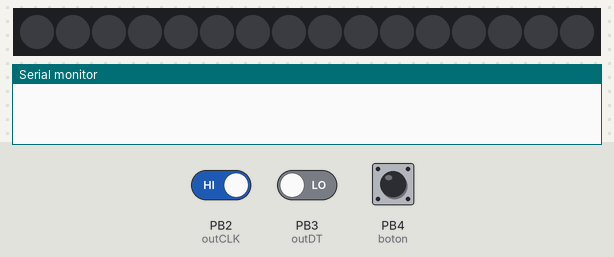
This sketch was run on a simulated ATtiny85, built with avr-gcc and run on an emulated ATtiny85. Parts: 16 RGB LEDs in strip order, left to right, the last lines printed to the serial monitor. The test bench sets the inputs (shaded band); at power-on: PB4 (boton) HIGH, PB2 (outCLK) HIGH, PB3 (outDT) LOW. Dim RGB values are drawn brighter than linear.

Above: at 1.2 s.
1.3 s: PB4 (boton) pulled LOW for 3.2 s
6.0 s: PB2 (outCLK) driven LOW
At 6.8 s:
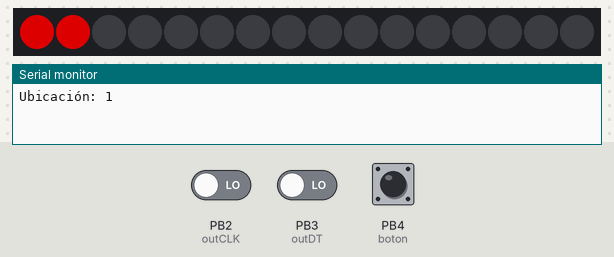
7.5 s: PB4 (boton) pulled LOW for 0.15 s
9.3 s: PB4 (boton) pulled LOW for 1 s
12.0 s: PB4 (boton) pulled LOW for 0.15 s
13.8 s: PB2 (outCLK) driven HIGH
At 15.2 s:
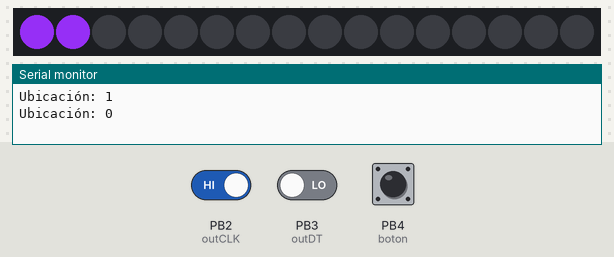
Timing chart, 0 to 16.3 s (numbered marks = the images above; inputs shaded):
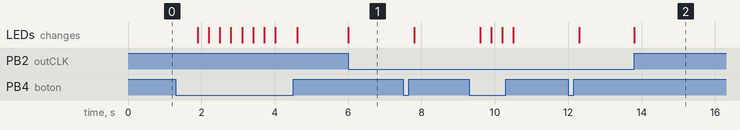

Measured:
- after the input at 6.0 s, the LEDs: change at once (image 1)
- after the input at 13.8 s, the LEDs: change at once (image 2)

The sketch:

KY-040-y-Neopixel.ino
```cpp
/*
  Derechos de autor © UNIT Electronics
  Este codigo se proporciona "tal cual", sin garantías de ningún tipo.

  Para más información, visita nuestro blog:
  https://blog.uelectronics.com/tarjetas-desarrollo/control-de-leds-mediante-modulo-sensor-encoder-ky-040/
 */

// Incluimos librerías necesarias para NeoPixel y configuraciones específicas para diferentes plataformas
#include <Adafruit_NeoPixel.h>
#ifdef __AVR__
#include <avr/power.h>      // Configuración específica para plataformas AVR
#endif

// Definimos los pines de conexión para el encoder KY-040 y NeoPixel
#define outCLK 2        // Salida A del encoder (CLK)
#define outDT 3         // Salida B del encoder (DT)
#define boton 4         // Salida del pulsador del encoder
#define led 5           // Pin de datos de salida para la NeoPixel
#define NUMPIXELS 16    // Número total de LEDs en la tira NeoPixel

Adafruit_NeoPixel pixels(NUMPIXELS, led, NEO_GRB + NEO_KHZ800); // Inicialización de la NeoPixel

int paso = 0;           // Variable para contabilizar los pasos del encoder
int edoCLK;             // Estado actual del pin CLK
int anteriorCLK;        // Estado anterior del pin CLK
int leds;               // Posición actual del LED encendido en la NeoPixel
int cuenta, dato;       // Variables para contar pulsos del encoder y guardar el dato

void setup() {
  Serial.begin(9600);   // Inicia la comunicación serial a 9600 baudios
  #if defined(__AVR_ATtiny85__) && (F_CPU == 16000000)
  clock_prescale_set(clock_div_1); // Ajustes para plataformas específicas AVR a 16 MHz
  #endif

  pixels.begin();       // Inicialización de la NeoPixel
  pinMode(outCLK, INPUT);   // Configura el pin CLK del encoder como entrada
  pinMode(outDT, INPUT);    // Configura el pin DT del encoder como entrada
  pinMode(boton, INPUT_PULLUP); // Configura el pin del botón con resistencia pull-up

  anteriorCLK = digitalRead(outCLK); // Lee el estado inicial del pin CLK
}

void loop() {
  edoCLK = digitalRead(outCLK);   // Lee el estado actual del pin CLK

  if (edoCLK != anteriorCLK) {    // Si hay un cambio en el estado de CLK
    if (digitalRead(outDT) != edoCLK) {
      paso--;   // Si DT es diferente de CLK, el encoder gira a la derecha (decrementa paso)
    } else {
      paso++;   // Si DT es igual a CLK, el encoder gira a la izquierda (incrementa paso)
    }

    // Ajuste para asegurar que el paso esté en el rango válido de LEDs (0-15)
    if (paso >= 16) {
      paso = 0;
    } else if (paso < 0) {
      paso = 15;
    }

    leds = paso;   // Actualiza la posición del LED encendido

    Serial.print("Ubicación: ");   // Muestra la ubicación actual del encoder en el monitor serial
    Serial.println(paso);
  }

  anteriorCLK = edoCLK;   // Actualiza el estado anterior de CLK

  bool Bot = digitalRead(boton);   // Lee el estado del botón del encoder

  if (Bot == 0) {   // Si el botón está presionado (estado bajo)
    dato = cuenta++;   // Incrementa el contador de pulsos y guarda el dato actual del encoder
    delay(300);   // Espera para evitar rebotes del botón

    // Reinicia el contador de pulsos si supera el valor límite (en este caso 7)
    if (dato > 7) {
      cuenta = 0;
      dato = cuenta;
    }
  }

  color(dato, leds);   // Llama a la función para actualizar el color de la NeoPixel según dato y leds
}

// Función para manejar los colores de la NeoPixel en base al dato recibido
void color(int dato, int leds) {
  switch (dato) {
    case 1:
      pixels.setPixelColor(leds, pixels.Color(150, 0, 0));   // Rojo
      pixels.show();
      break;
    case 2:
      pixels.setPixelColor(leds, pixels.Color(0, 150, 0));   // Verde
      pixels.show();
      break;
    case 3:
      pixels.setPixelColor(leds, pixels.Color(0, 0, 150));   // Azul
      pixels.show();
      break;
    case 4:
      pixels.setPixelColor(leds, pixels.Color(150, 150, 0)); // Amarillo
      pixels.show();
      break;
    case 5:
      pixels.setPixelColor(leds, pixels.Color(150, 36, 0));  // Naranja
      pixels.show();
      break;
    case 6:
      pixels.setPixelColor(leds, pixels.Color(128, 0, 128)); // Morado
      pixels.show();
      break;
    case 7:
      pixels.setPixelColor(leds, pixels.Color(138, 43, 226)); // Blanco
      pixels.show();
      break;
    case 0:
      pixels.setPixelColor(leds, pixels.Color(0, 0, 0));     // Apagado
      pixels.show();
      break;
  }
}
```
